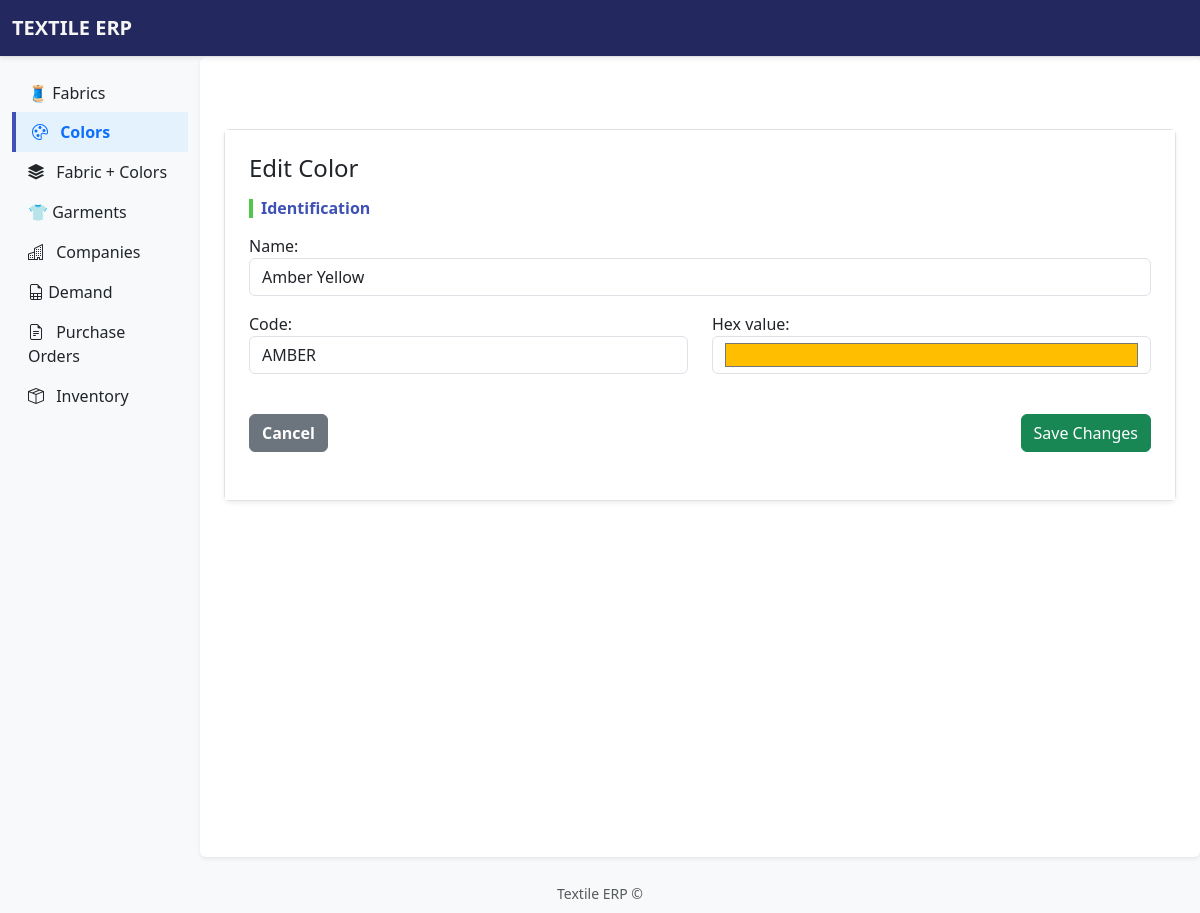
/colors/edit/6, run on the app's committed database.
### apps/colors/models.py (models this page shows, shortened)
class Color(models.Model):
    name = models.CharField(max_length=50)
    code = models.CharField(max_length=50, unique=True)
    hex_value = models.CharField(max_length=7, blank=True, null=True)
    created_by = models.CharField(max_length=150, blank=True, null=True)
    created_at = models.DateTimeField(auto_now_add=True)  # fecha de creación automática
    is_active = models.BooleanField(default=True)

### apps/colors/views.py (the view)
# urls.py: path('edit/<int:pk>', views.EditColorView.as_view(), name='edit_color'),
class EditColorView(UpdateView):
    model = Color
    form_class = AddColorForm
    success_url = "/colors/"
    template_name = "colors/edit_color.html"

### apps/colors/forms.py
class AddColorForm(forms.ModelForm):
    class Meta:
        model = Color
        fields = ['name', 'code', 'hex_value']
        widgets = {
            'name': forms.TextInput(attrs={'class': 'form-control'}),
            'code': forms.TextInput(attrs={'class': 'form-control'}),
            'hex_value': forms.TextInput(attrs={'type': 'color', 'class': 'form-control'})
        }

### apps/colors/templates/colors/edit_color.html (shortened to what this page needs)
{% extends "base.html" %}
{% block content %}
<div class="mt-5">
  <div class="card shadow-sm">
    <div class="card-body">
      <form method="post">
        <h4 class="mb-3">Edit Color</h4>
        {% include "colors/_color_form.html" with form=form %}
        <div class="d-flex justify-content-between mt-4">
          <a href="{% url 'colors:colors_list' %}" class="btn btn-secondary">Cancel</a>
          <button type="submit" class="btn btn-success">Save Changes</button>
        </div>
      </form>
    </div>
  </div>
</div>
{% endblock %}

### apps/colors/templates/colors/_color_form.html (shortened to what this page needs)
<div class="mb-4">
    <h6 class="section-header">Identification</h6>
    <div class="mb-3">
        {{ form.name.label_tag }}
        {{ form.name }}
    </div>
    <div class="row">
        <div class="mb-3 col-md-6">
        {{ form.code.label_tag }}
        {{ form.code }}
    </div>
    <div class="mb-3 col-md-6">
        {{ form.hex_value.label_tag }}
        {{ form.hex_value }}
    </div>
</div>

### static/css/base.css (style rules this page uses)
.card { border: 1px solid #dee2e6; border-radius: 6px; }
.card-body { background-color: #ffffff; padding: 1.5rem; }
.btn-secondary { background-color: #6c757d; border-color: #6c757d; color: #fff; border-radius: 6px; font-weight: 600; }
.section-header { font-size: 1rem; font-weight: 600; color: #3f51b5; border-left: 4px solid #53c54a; padding-left: 8px; margin-bottom: 1rem; }
input[type="color"] { width: 100%; height: 38px; }

### data on the page
Color: name "Amber Yellow", code "AMBER", hex_value "#ffbf00"
